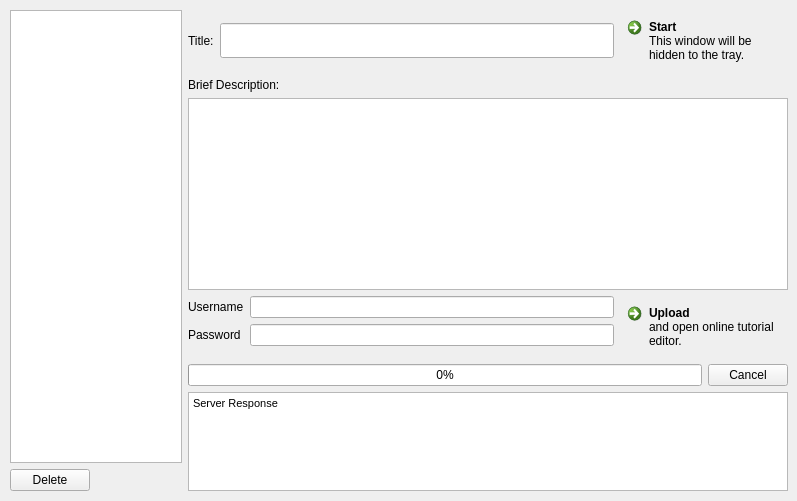
<?xml version="1.0" encoding="UTF-8"?>
<ui version="4.0">
 <class>EditorWindow</class>
 <widget class="QMainWindow" name="EditorWindow">
  <property name="geometry">
   <rect>
    <x>0</x>
    <y>0</y>
    <width>797</width>
    <height>501</height>
   </rect>
  </property>
  <property name="sizePolicy">
   <sizepolicy hsizetype="Minimum" vsizetype="Preferred">
    <horstretch>0</horstretch>
    <verstretch>0</verstretch>
   </sizepolicy>
  </property>
  <property name="minimumSize">
   <size>
    <width>0</width>
    <height>0</height>
   </size>
  </property>
  <property name="windowTitle">
   <string>MainWindow</string>
  </property>
  <widget class="QWidget" name="centralwidget">
   <widget class="QWidget" name="horizontalLayoutWidget">
    <property name="geometry">
     <rect>
      <x>10</x>
      <y>10</y>
      <width>778</width>
      <height>481</height>
     </rect>
    </property>
    <layout class="QHBoxLayout" name="horizontalLayout" stretch="0,1">
     <property name="sizeConstraint">
      <enum>QLayout::SetDefaultConstraint</enum>
     </property>
     <item>
      <layout class="QVBoxLayout" name="verticalLayout_2">
       <item>
        <widget class="QListWidget" name="stepListWidget">
         <property name="sizePolicy">
          <sizepolicy hsizetype="Minimum" vsizetype="Expanding">
           <horstretch>0</horstretch>
           <verstretch>0</verstretch>
          </sizepolicy>
         </property>
         <property name="minimumSize">
          <size>
           <width>100</width>
           <height>0</height>
          </size>
         </property>
         <property name="modelColumn">
          <number>0</number>
         </property>
        </widget>
       </item>
       <item>
        <layout class="QHBoxLayout" name="horizontalLayout_2" stretch="0,0">
         <item>
          <widget class="QPushButton" name="pushButton">
           <property name="text">
            <string>Delete</string>
           </property>
           <property name="icon">
            <iconset resource="icons.qrc">
             <normaloff>:/icons/icons/helpicon.png</normaloff>:/icons/icons/helpicon.png</iconset>
           </property>
          </widget>
         </item>
         <item>
          <spacer name="horizontalSpacer">
           <property name="orientation">
            <enum>Qt::Horizontal</enum>
           </property>
           <property name="sizeHint" stdset="0">
            <size>
             <width>40</width>
             <height>20</height>
            </size>
           </property>
          </spacer>
         </item>
        </layout>
       </item>
      </layout>
     </item>
     <item>
      <layout class="QVBoxLayout" name="verticalLayout" stretch="0,0,0,0,0,1">
       <item>
        <layout class="QHBoxLayout" name="horizontalLayout_3" stretch="0,1,0">
         <item>
          <widget class="QLabel" name="label">
           <property name="text">
            <string>Title:</string>
           </property>
          </widget>
         </item>
         <item>
          <widget class="QLineEdit" name="lineEdit">
           <property name="font">
            <font>
             <family>Serif</family>
             <pointsize>14</pointsize>
            </font>
           </property>
          </widget>
         </item>
         <item>
          <widget class="QCommandLinkButton" name="commandLinkButton">
           <property name="sizePolicy">
            <sizepolicy hsizetype="Preferred" vsizetype="Preferred">
             <horstretch>0</horstretch>
             <verstretch>0</verstretch>
            </sizepolicy>
           </property>
           <property name="minimumSize">
            <size>
             <width>19</width>
             <height>0</height>
            </size>
           </property>
           <property name="text">
            <string>Start</string>
           </property>
           <property name="description">
            <string>This window will be hidden to the tray.</string>
           </property>
          </widget>
         </item>
        </layout>
       </item>
       <item>
        <widget class="QLabel" name="label_2">
         <property name="text">
          <string>Brief Description:</string>
         </property>
        </widget>
       </item>
       <item>
        <widget class="QTextEdit" name="textEdit">
         <property name="sizePolicy">
          <sizepolicy hsizetype="Minimum" vsizetype="Expanding">
           <horstretch>0</horstretch>
           <verstretch>0</verstretch>
          </sizepolicy>
         </property>
         <property name="minimumSize">
          <size>
           <width>600</width>
           <height>0</height>
          </size>
         </property>
        </widget>
       </item>
       <item>
        <layout class="QHBoxLayout" name="horizontalLayout_4">
         <item>
          <layout class="QFormLayout" name="formLayout">
           <item row="0" column="0">
            <widget class="QLabel" name="usernameLabel">
             <property name="text">
              <string>Username</string>
             </property>
            </widget>
           </item>
           <item row="0" column="1">
            <widget class="QLineEdit" name="usernameLineEdit"/>
           </item>
           <item row="1" column="0">
            <widget class="QLabel" name="passwordLabel">
             <property name="text">
              <string>Password</string>
             </property>
            </widget>
           </item>
           <item row="1" column="1">
            <widget class="QLineEdit" name="passwordLineEdit"/>
           </item>
          </layout>
         </item>
         <item>
          <widget class="QCommandLinkButton" name="uploadButton">
           <property name="text">
            <string>Upload</string>
           </property>
           <property name="description">
            <string>and open online tutorial editor.</string>
           </property>
          </widget>
         </item>
        </layout>
       </item>
       <item>
        <layout class="QHBoxLayout" name="horizontalLayout_5">
         <item>
          <widget class="QProgressBar" name="progressBar">
           <property name="value">
            <number>0</number>
           </property>
          </widget>
         </item>
         <item>
          <widget class="QPushButton" name="pushButton_2">
           <property name="text">
            <string>Cancel</string>
           </property>
          </widget>
         </item>
        </layout>
       </item>
       <item>
        <widget class="QTextBrowser" name="textBrowser">
         <property name="html">
          <string>&lt;!DOCTYPE HTML PUBLIC &quot;-//W3C//DTD HTML 4.0//EN&quot; &quot;http://www.w3.org/TR/REC-html40/strict.dtd&quot;&gt;
&lt;html&gt;&lt;head&gt;&lt;meta name=&quot;qrichtext&quot; content=&quot;1&quot; /&gt;&lt;style type=&quot;text/css&quot;&gt;
p, li { white-space: pre-wrap; }
&lt;/style&gt;&lt;/head&gt;&lt;body style=&quot; font-family:'Sans'; font-size:8pt; font-weight:400; font-style:normal;&quot;&gt;
&lt;table border=&quot;0&quot; style=&quot;-qt-table-type: root; margin-top:4px; margin-bottom:4px; margin-left:4px; margin-right:4px;&quot;&gt;
&lt;tr&gt;
&lt;td style=&quot;border: none;&quot;&gt;
&lt;p style=&quot; margin-top:0px; margin-bottom:0px; margin-left:0px; margin-right:0px; -qt-block-indent:0; text-indent:0px;&quot;&gt;Server Response&lt;/p&gt;&lt;/td&gt;&lt;/tr&gt;&lt;/table&gt;&lt;/body&gt;&lt;/html&gt;</string>
         </property>
         <property name="openExternalLinks">
          <bool>true</bool>
         </property>
        </widget>
       </item>
      </layout>
     </item>
    </layout>
   </widget>
  </widget>
  <action name="actionTutorial">
   <property name="text">
    <string>Tutorial</string>
   </property>
  </action>
  <action name="actionAbout">
   <property name="text">
    <string>About</string>
   </property>
  </action>
  <action name="actionSettings">
   <property name="text">
    <string>Settings</string>
   </property>
  </action>
  <action name="actionProfile">
   <property name="text">
    <string>Profile</string>
   </property>
  </action>
  <action name="actionNew_Project">
   <property name="text">
    <string>New Project</string>
   </property>
  </action>
  <action name="actionOpen_Project">
   <property name="text">
    <string>Finish</string>
   </property>
   <property name="toolTip">
    <string>Upload the tutorial and open for editing.</string>
   </property>
  </action>
  <action name="actionExit">
   <property name="text">
    <string>Exit</string>
   </property>
  </action>
  <action name="actionStart">
   <property name="text">
    <string>Start!</string>
   </property>
  </action>
  <action name="actionShow">
   <property name="text">
    <string>Show</string>
   </property>
   <property name="toolTip">
    <string>Show the main window</string>
   </property>
  </action>
  <action name="actionCapture_Text">
   <property name="text">
    <string>Capture Text</string>
   </property>
   <property name="toolTip">
    <string>Capture text content for a step</string>
   </property>
  </action>
  <action name="actionCapture_Screenshot">
   <property name="text">
    <string>Capture Screenshot</string>
   </property>
   <property name="toolTip">
    <string>Capture Screenshot</string>
   </property>
  </action>
  <action name="actionCapture_Commands">
   <property name="text">
    <string>Capture Commands</string>
   </property>
   <property name="toolTip">
    <string>Capture commands from a console.</string>
   </property>
  </action>
 </widget>
 <resources>
  <include location="icons.qrc"/>
 </resources>
 <connections/>
</ui>
